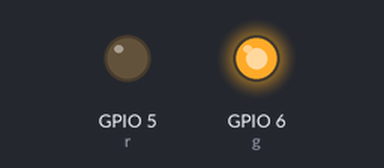
This program was run on a simulated Raspberry Pi (BCM pin numbers). On the bench: output pins drawn as LEDs (lit = HIGH).

Above: at 0.5 s.
At 1.5 s:
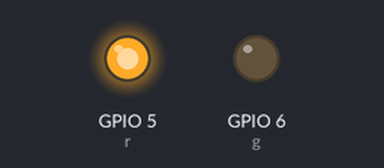
At 5.5 s:
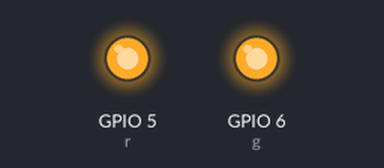
Timing chart, 0 to 6.9 s (numbered marks = the images above):
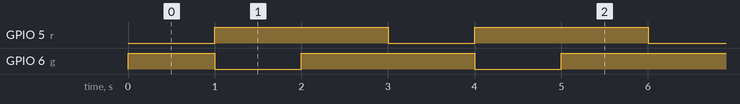

The program:

__LED_.py
```python
import RPi.GPIO as gpio
import time
r,g = 5,6
gpio.setwarnings(False)
gpio.setmode(gpio.BCM)
gpio.setup(r,gpio.OUT)
gpio.setup(g,gpio.OUT)
pwm_r = gpio.PWM(r,80)
pwm_g = gpio.PWM(g,80)

pwm_r.start(0)
pwm_g.start(0)

def red():
    pwm_r.ChangeDutyCycle(0)
    pwm_g.ChangeDutyCycle(100)
    time.sleep(1)

def green():
    pwm_r.ChangeDutyCycle(100)
    pwm_g.ChangeDutyCycle(0)
    time.sleep(1)


def r_g():
    pwm_r.ChangeDutyCycle(100)
    pwm_g.ChangeDutyCycle(100)
    time.sleep(1)

try:
    while True:
        red()
        green()
        r_g()
finally:
    gpio.cleanup()
```

Measured:
- by itself, GPIO 5 (r): alternates HIGH for 2.0 s and LOW for 1.0 s
- by itself, GPIO 6 (g): repeats every 3.0 s: LOW 1.0 s, HIGH 2.0 s
- by itself, everything shown: repeats every 3.0 s, in 3 steps
